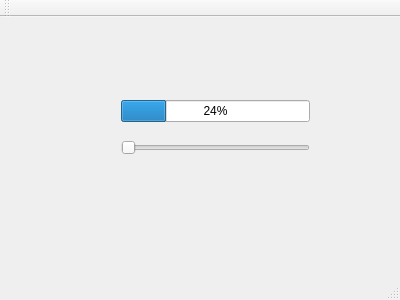
<?xml version="1.0" encoding="UTF-8"?>
<ui version="4.0">
 <class>MainWindow</class>
 <widget class="QMainWindow" name="MainWindow">
  <property name="geometry">
   <rect>
    <x>0</x>
    <y>0</y>
    <width>400</width>
    <height>300</height>
   </rect>
  </property>
  <property name="windowTitle">
   <string>MainWindow</string>
  </property>
  <widget class="QWidget" name="centralWidget">
   <widget class="QWidget" name="">
    <property name="geometry">
     <rect>
      <x>110</x>
      <y>60</y>
      <width>211</width>
      <height>101</height>
     </rect>
    </property>
    <layout class="QVBoxLayout" name="verticalLayout">
     <item>
      <widget class="QProgressBar" name="progressBar">
       <property name="value">
        <number>24</number>
       </property>
      </widget>
     </item>
     <item>
      <widget class="QSlider" name="horizontalSlider">
       <property name="orientation">
        <enum>Qt::Horizontal</enum>
       </property>
      </widget>
     </item>
    </layout>
   </widget>
  </widget>
  <widget class="QMenuBar" name="menuBar">
   <property name="geometry">
    <rect>
     <x>0</x>
     <y>0</y>
     <width>400</width>
     <height>21</height>
    </rect>
   </property>
  </widget>
  <widget class="QToolBar" name="mainToolBar">
   <attribute name="toolBarArea">
    <enum>TopToolBarArea</enum>
   </attribute>
   <attribute name="toolBarBreak">
    <bool>false</bool>
   </attribute>
  </widget>
  <widget class="QStatusBar" name="statusBar"/>
 </widget>
 <layoutdefault spacing="6" margin="11"/>
 <resources/>
 <connections/>
</ui>
